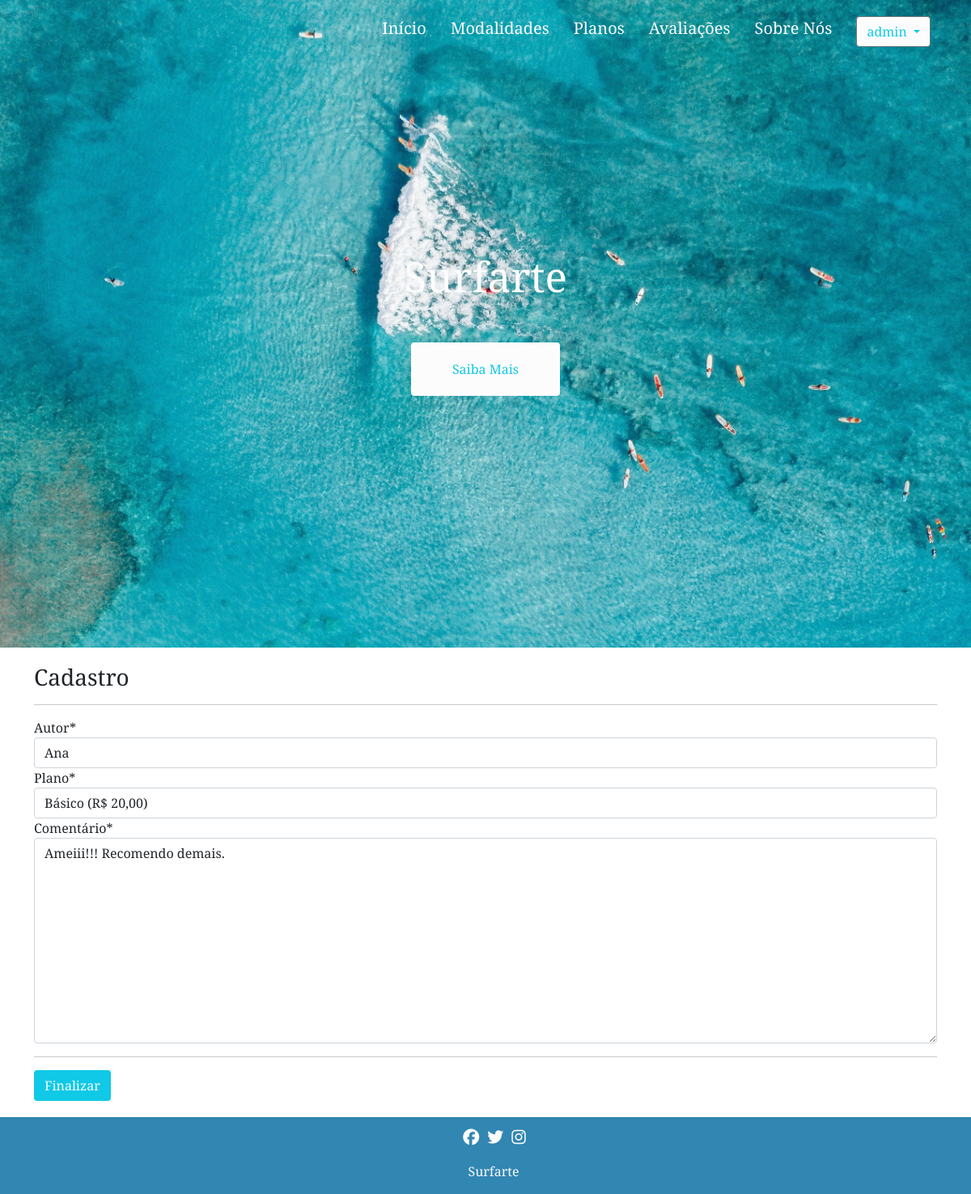
/editar/avaliacao/1 (signed in), run on the app's committed database.
### cadastros/models.py (models this page shows, shortened)
class Avaliacao(models.Model):
    autor = models.ForeignKey(User, on_delete=models.PROTECT, null=True)
    plano = models.ForeignKey(Plano, on_delete=models.PROTECT)
    comentario = models.TextField(verbose_name='Comentário')

### cadastros/views.py (the view)
# urls.py: path('editar/avaliacao/<int:pk>', AvaliacaoUpdate.as_view(), name='editar-avaliacao'),
class AvaliacaoUpdate(LoginRequiredMixin, UpdateView):
    login_url = reverse_lazy('login')
    model = Avaliacao
    fields = ['autor', 'plano', 'comentario']
    template_name = 'cadastros/form.html'
    success_url = reverse_lazy('Página Inicial')

### cadastros/models.py (called while the page is built)
    def __str__(self):
        return "{} ({})".format(self.nome, self.preco)

### cadastros/templates/cadastros/form.html (shortened to what this page needs)
{% extends 'modelo.html' %}
{% load static %}
{% load crispy_forms_tags %}
{% block main %}
<link rel="stylesheet" type="text/css" href="{% static 'css/estilo_form.css' %}">
<main>
    <div class="container">
        <h3>Cadastro</h3>
        <hr>
        <form method="post" action="">
            {{ form|crispy }}
            <hr class="mt-3">
            <button type="submit" class="btn" id="btn_finalizar">Finalizar</button>
        </form>
    </div>
</main>
{% endblock %}

### paginas/templates/modelo.html (shortened to what this page needs)
{% load static %}
<!DOCTYPE html>
<html lang="pt-br">
	<head>
		<link href="https://cdn.jsdelivr.net/npm/bootstrap@5.1.3/dist/css/bootstrap.min.css" rel="stylesheet">
		<link rel="stylesheet" href="path/to/font-awesome/css/font-awesome.min.css">
		<link rel="stylesheet" type="text/css" href="{% static 'css/estilo.css' %}">
	</head>
	<body>
        {% block cabeçalho %}
		<header>
			<nav>
				<li><a href="{% url 'Página Inicial' %}">Início</a></li>
				<li><a href="{% url 'Modalidades' %}">Modalidades</a></li>
				<li><a href="{% url 'exibir-plano' %}">Planos</a></li>
				<li><a href="{% url 'exibir-avaliacao' %}">Avaliações</a></li>
				<li><a href="{% url 'exibir-professor' %}">Sobre Nós</a></li>
				{% if request.user.is_authenticated %}
				<li>
					<div class="dropdown">
						<button class="btn btn-secondary dropdown-toggle" type="button" id="dropdownMenuButton1" data-bs-toggle="dropdown" aria-expanded="false">
                  			<span>{{ request.user }}</span>
                		</button>
	                </div>
				</li>
				{% else %}
              	<br>
              	<a href="{% url 'login' %}">Login</a>
              	{% endif %}
			</nav>
		</header>
		<section class="texto_principal">
			<h1>Surfarte</h1>
			<a class="btn" href="">Saiba Mais</a>
		</section>
        {% endblock %}
        {% block main %}{% endblock %}
		{% block footer %}
		<footer>
			<ul>
				<li><a href=""><i class="fa fa-facebook-official" aria-hidden="true"></i></a></li>
				<li><a href=""><i class="fa fa-twitter" aria-hidden="true"></i></i></a></li>
				<li><a href=""><i class="fa fa-instagram" aria-hidden="true"></i></i></i></a></li>
			</ul>
			<p>Surfarte</p>
		</footer>
        {%endblock %}
	</body>
</html>

### static/css/estilo.css (style rules this page uses)
* { margin: 0; font-size: 100%; padding: 0; box-sizing: border-box;font-family: 'NotoS'; }
a { text-decoration: none; opacity: 1; color: #FCFCFC; font-size: 20px; }
ul,nav { list-style: none; }
li { text-decoration: none; }
header { width: 100%; position: absolute; left: 0; top: 0; display: flex; justify-content: flex-end; padding: 20px 50px; align-items: center; }
header nav { display: flex; }
header li { margin: 0 15px; }
header li:first-child { margin-left: 0; }
header li:last-child { margin-right: 0; }
.texto_principal { background-image: url(../img/foto_principal.jpg); background-size: cover; background-repeat: no-repeat;; min-height: 60vh; color: #FCFCFC; min-height: 100vh; display: flex; justify-content: center; align-items: center; flex-direction: column; animation-timing-function: ease-out; }
.texto_principal h1 { font-size: 3.2rem; margin-bottom: 50px; }
.texto_principal .btn { background-color: #FCFCFC; border-radius: 4px; padding: 20px 50px; color: #0FC9E7; }
.dropdown { font-family: 'NotoS' }
#dropdownMenuButton1 { background-color: #FCFCFC; color: #0FC9E7; }
footer { background-color: #3186B2; display: flex;flex-direction: column; padding: -5px;align-items: center; }
footer ul { display:flex; margin-bottom: 15px; padding-top:10px; }
footer ul li { margin-right: 10px; }
footer ul li:last-child { margin-bottom: 0; }
footer p { color: #FCFCFC; text-align: center; padding-left: 20px; }

### static/css/estilo_form.css (style rules this page uses)
main { margin: 20px; }
#btn_finalizar { background-color: #0FC9E7; color: #FCFCFC; }

### data on the page
Avaliacao: autor "Ana", plano "Básico (R$ 20,00)", comentario "Ameiii!!! Recomendo demais."

### other printed values
{{ request.user }} "admin"
